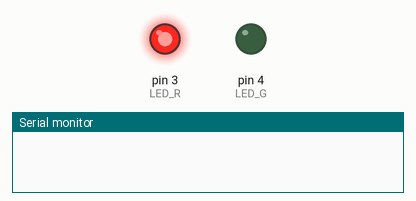
Simulated run of this sketch. Board: Arduino Uno, built with avr-gcc and run on an emulated ATmega328P. Shown: output pins drawn as LEDs (lit = HIGH), the last lines printed to the serial monitor.

Above: at 0.1 s.
At 38.6 s:
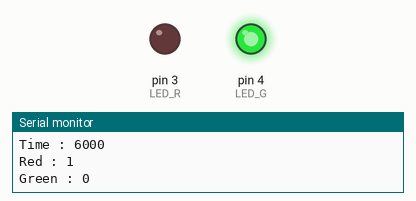
Timing chart, 0 to 40.0 s (numbered marks = the images above):
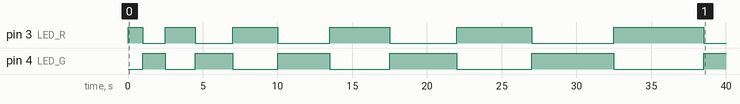

Measured:
- by itself, pin 3 (LED_R): LOW → HIGH at 0.00 s, → LOW 1.0 s later, → HIGH 1.5 s later, → LOW 2.0 s later, … (12 changes in this stretch)
- by itself, pin 4 (LED_G): LOW → HIGH at 1.0 s, → LOW 1.5 s later, → HIGH 2.0 s later, → LOW 2.5 s later, … (11 changes in this stretch)

The sketch:

LED_Change.ino
```cpp
//컴퓨터공학과 20184064 김정현
#define LED_R 3 //빨간색 LED (3번 port)
#define LED_G 4 //초록색 LED (4번 port)
int delaySec = 1000; //delay 시간을 증가시키기 위해 초기값 1000 저장
int statusNow = HIGH; //HIGH 상태를 갖고있는 변수 선언

void setup() {
  Serial.begin(9600); //아두이노가 시리얼 통신을 사용하도록 만드는 함수
  pinMode(LED_R, OUTPUT); //3번 port의 핀모드를 출력으로 설정
  pinMode(LED_G, OUTPUT); //4번 port의 핀모드를 출력으로 설정
}

void loop() {
  digitalWrite(LED_R, statusNow); //3번 port에 연결된 빨간 LED를 켜기
  digitalWrite(LED_G, !statusNow); //4번 port에 연결된 녹색 LED를 켜기
  delay(delaySec); //1초 대기
  Serial.println("Time : " + String(delaySec)); //시리얼 모니터에 현재 지연 시간 출력
  Serial.println("Red : " + String(statusNow)); //시리얼 모니터에 빨간 LED 상태 출력
  Serial.println("Green : " + String(!statusNow)); //시리얼 모니터에 녹색 LED 상태 출력
  statusNow = !statusNow; //빨간색과 녹색을 번갈아가며 켜지게 하기 위해 loop문이 끝나기 전에 상태 반전
  delaySec += 500; //1초 대기 후 지연 시간을 0.5초씩 늘린다.
}
```
